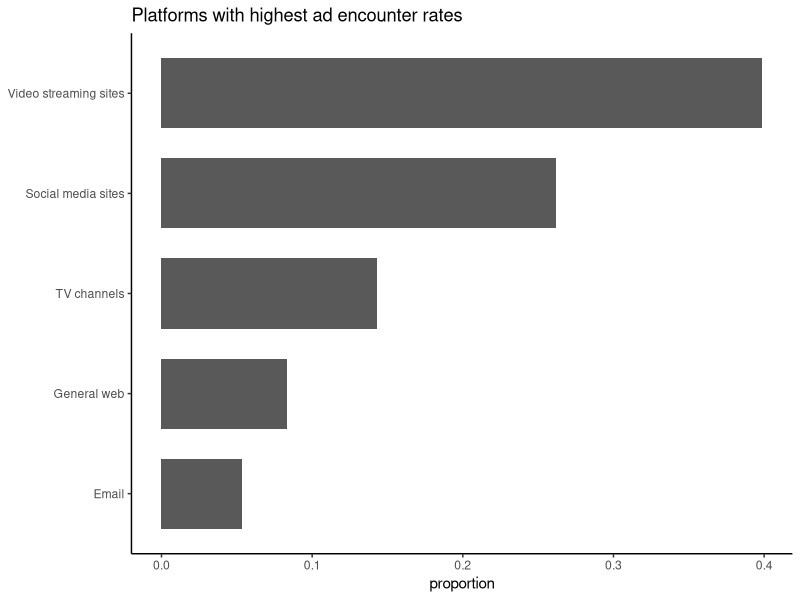
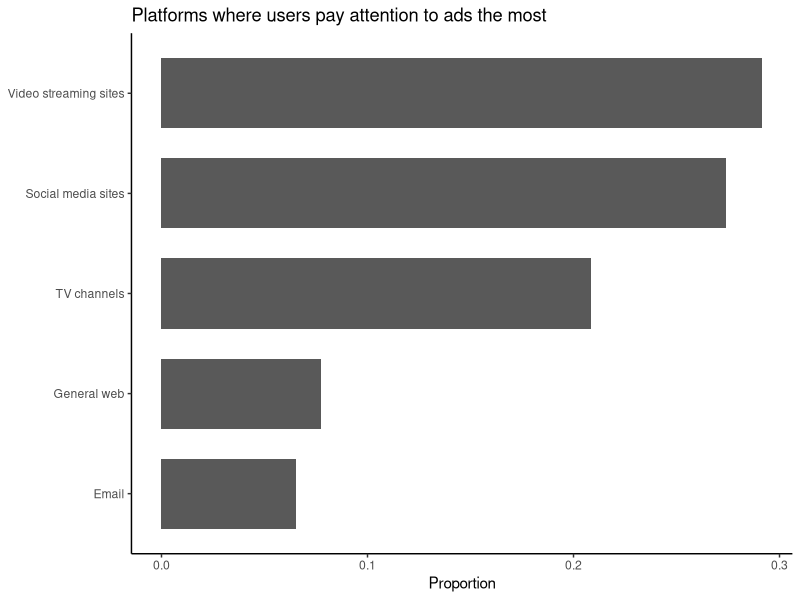

The R script that drew these images, in order:
## ---- chunk 1
knitr::opts_chunk$set(echo = TRUE, warning = FALSE, message = FALSE,
                      cache = TRUE)
## ---- chunk 2
library(dplyr) # for wrangling data
library(ggplot2) # for making plots
library(readr) # for reading data
## ---- chunk 3
ad_influence_data <- read_csv("ad-influence.csv") %>%
  select(!Timestamp) # ignore timestamp column
n <- dim(ad_influence_data)[1]
questions <- names(ad_influence_data)
## ---- chunk 4
simplify_responses <- function(response) {
  if (response == "Social media sites (like Facebook, Instagram)") {
    response = "Social media sites"
  } else if (response == "Video streaming sites (like YouTube, Vimeo)") {
    response = "Video streaming sites"
  } else if (response == "General web (like Google Ads on various sites)") {
    response = "General web"
  } else if (grepl("Recommendations? from friends or family", response)) {
    response = "Recommendations"
  }
  response
}

for (i in 1:length(ad_influence_data))  {
  ad_influence_data[questions[i]] <- ad_influence_data[questions[i]] %>%
    pull() %>%
    sapply(simplify_responses, USE.NAMES = FALSE)
}
## ---- chunk 5
ad_influence_data %>%
  rename(most_ads_platform = questions[1]) %>%
  group_by(most_ads_platform) %>%
  summarise(proportion = n() / n) %>%
  ungroup() %>%
  arrange(desc(proportion)) %>%
  head(5) %>%
  ggplot(aes(x = reorder(most_ads_platform, proportion), y = proportion)) +
  geom_col(width = 0.7) +
  labs(x = NULL, title = "Platforms with highest ad encounter rates") +
  coord_flip() +
  theme_classic()
## ---- chunk 6
ad_influence_data %>%
  rename(attention_grabbing_platform = questions[2]) %>%
  group_by(attention_grabbing_platform) %>%
  summarise(proportion = n() / n) %>%
  ungroup() %>%
  arrange(desc(proportion)) %>%
  head(5) %>%
  ggplot(aes(x = reorder(attention_grabbing_platform, proportion),
             y = proportion)) +
  geom_col(width = 0.7) +
  labs(x = NULL, y = "Proportion",
       title = "Platforms where users pay attention to ads the most") +
  coord_flip() +
  theme_classic()
